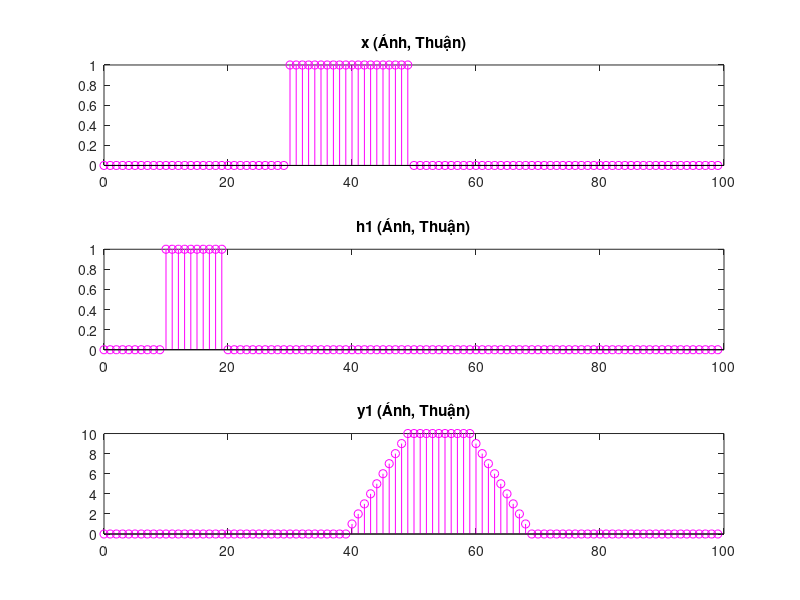
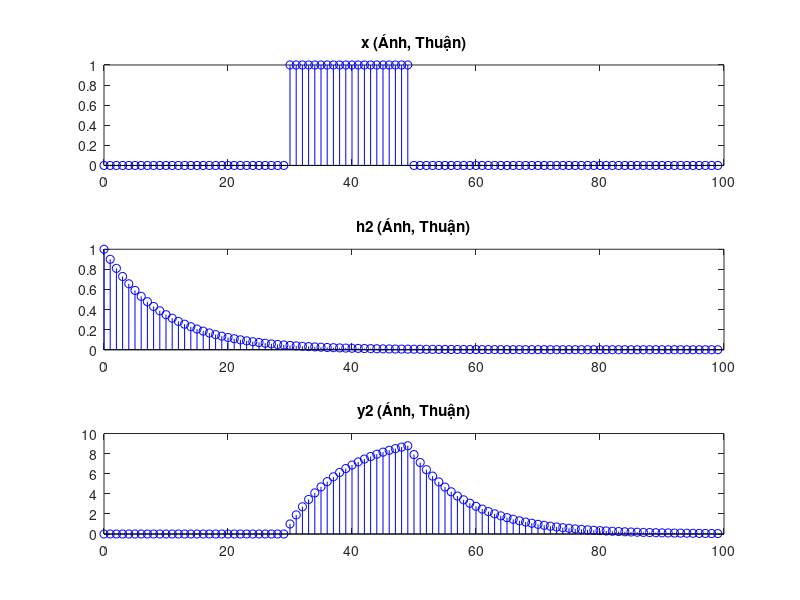
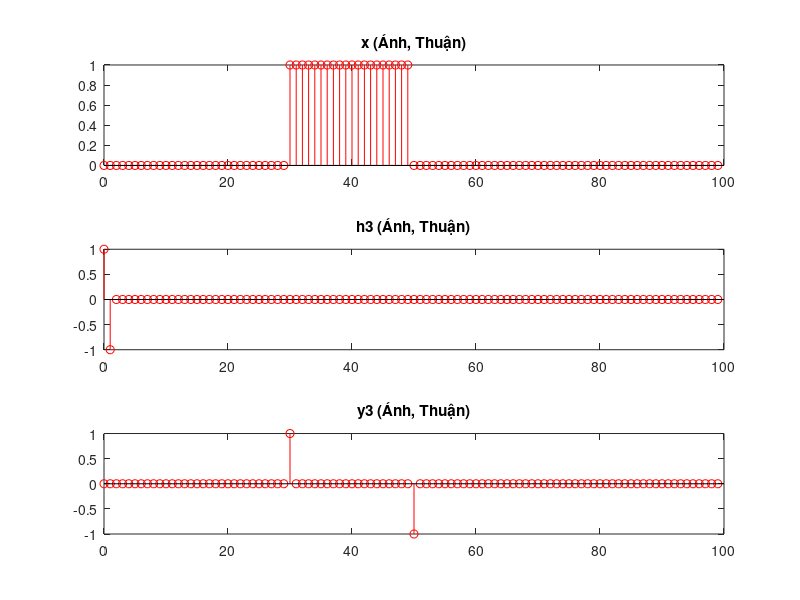

The MATLAB script that drew these images, in order:
%% Date: 17/4/2024
%Laboratory 3:  Linear Convolution
% 4.1. Matlab function “conv” (25%)
%% Input 
n = 0:1:99;
x = [zeros(1,30) ones(1,70)] - [zeros(1,50) ones(1,50)];    % x(n) = u(n-30) – u(n-50)
h1 = [zeros(1,10) ones(1,90)] - [zeros(1,20) ones(1,80)];   % h1(n) = u(n-10) – u(n-20)
h2 = (0.9.^n).*ones(1,100);                                 % h2(n) = (0.9)^n*u(n)
h3 =  [1 -1 zeros(1,98)];                                   % h3(n) = δ(n) – δ(n-1) 

%% Calculate convolution
y1 = conv(x,h1);
y2 = conv(x,h2);
y3 = conv(x,h3);

%% Plot
% y1
subplot(3,1,1)
stem(n(1:100),x(1:100),'m')
title('x (Ánh, Thuận)')
subplot(3,1,2)
stem(n(1:100),h1(1:100),'m')
title('h1 (Ánh, Thuận)')
subplot(3,1,3)
stem(n(1:100),y1(1:100),'m')
title('y1 (Ánh, Thuận)')

% y2
figure()
subplot(3,1,1)
stem(n(1:100),x(1:100),'b')
title('x (Ánh, Thuận)')
subplot(3,1,2)
stem(n(1:100),h2(1:100),'b')
title('h2 (Ánh, Thuận)')
subplot(3,1,3)
stem(n(1:100),y2(1:100),'b')
title('y2 (Ánh, Thuận)')

% y3
figure()
subplot(3,1,1)
stem(n(1:100),x(1:100),'r')
title('x (Ánh, Thuận)')
subplot(3,1,2)
stem(n(1:100),h3(1:100),'r')
title('h3 (Ánh, Thuận)')
subplot(3,1,3)
stem(n(1:100),y3(1:100),'r')
title('y3 (Ánh, Thuận)')
